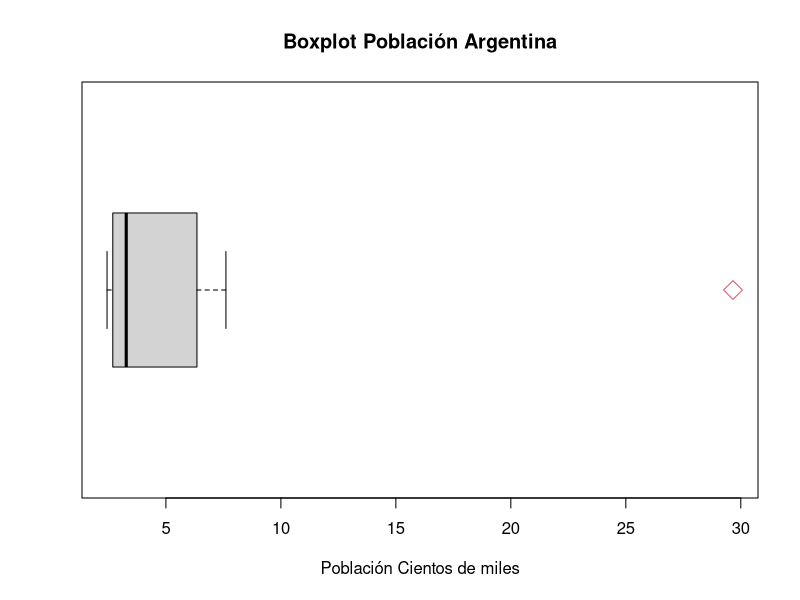
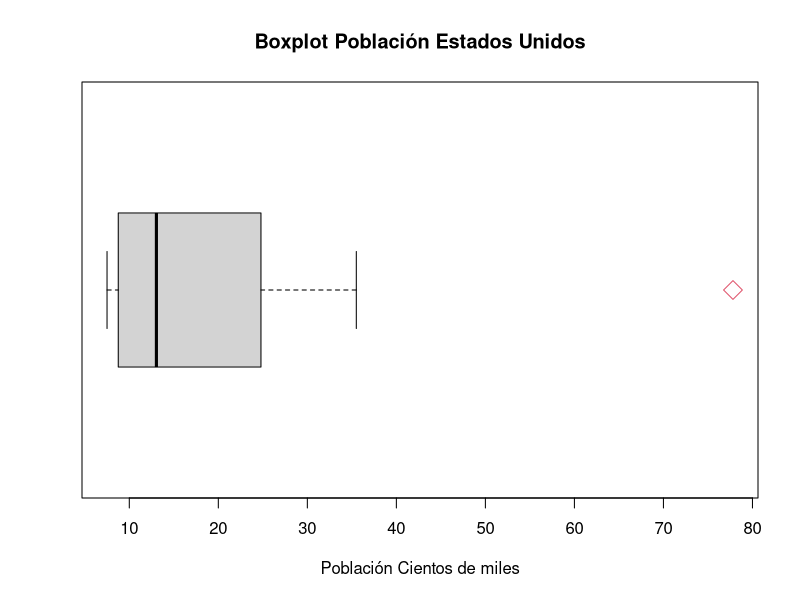
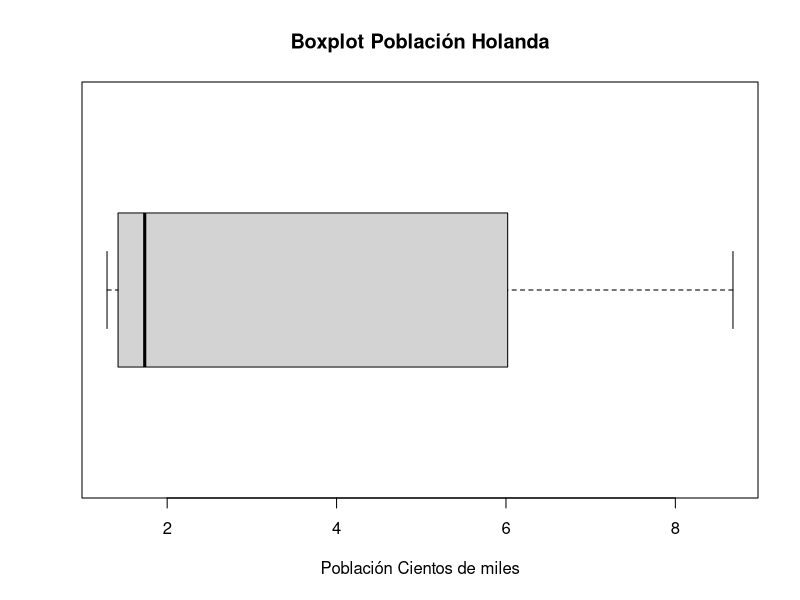
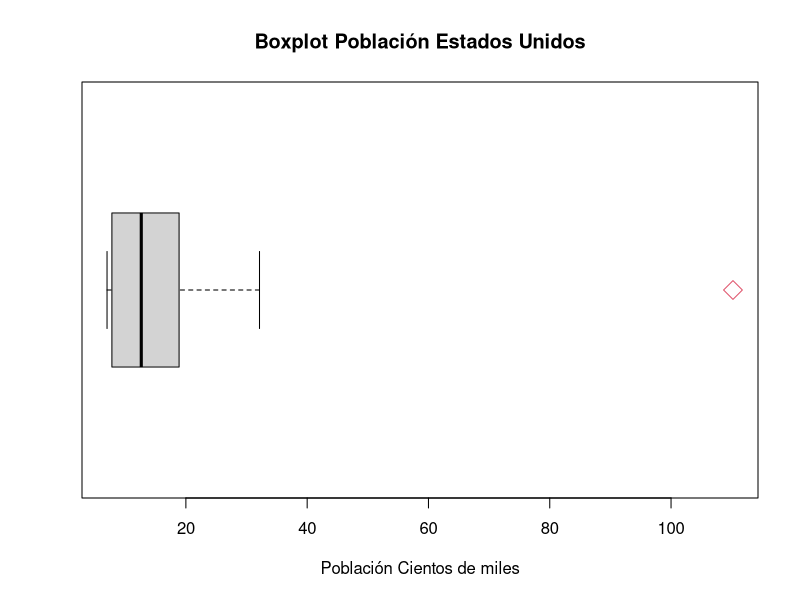

Write R code to recreate these figures, in order.
## ---- chunk 1
knitr::opts_chunk$set(echo = TRUE)
## ---- chunk 2
argentina<- c(29.66, 7.61, 6.35, 4.10, 3.80, 2.75, 2.70, 2.69, 2.51, 2.44) 
eeuu<- c(77.81, 35.50, 24.79, 20.02, 16.70, 9.39, 9.38, 8.76, 7.63, 7.50)
holanda <- c(8.68, 7.31, 6.02, 2.64, 1.75, 1.72, 1.51, 1.42, 1.31, 1.29)
japon <- c(110.21, 32.14, 18.88, 16.38, 13.37, 11.92, 10.71, 7.80, 7.70, 7.00)


boxplot(argentina, horizontal= TRUE, main = "Boxplot Población Argentina", xlab= "Población Cientos de miles", outpch = 23, outcex = 2, outcol=2, outbug=4)
boxplot(eeuu, horizontal=TRUE, main = "Boxplot Población Estados Unidos", xlab= "Población Cientos de miles", outpch = 23, outcex = 2, outcol=2, outbug=4)
boxplot(holanda, horizontal=TRUE, main = "Boxplot Población Holanda", xlab= "Población Cientos de miles", outpch = 23, outcex = 2, outcol=2, outbug=4 )
boxplot(japon, horizontal=TRUE, main = "Boxplot Población Estados Unidos", xlab= "Población Cientos de miles", outpch = 23, outcex = 2, outcol=2, outbug=4)
#stripchart(argentina, method = "jitter", pch = 19, add = TRUE, col = "blue",  main = "Boxplot Población Argentina", xlab= "Población Cientos de miles")
